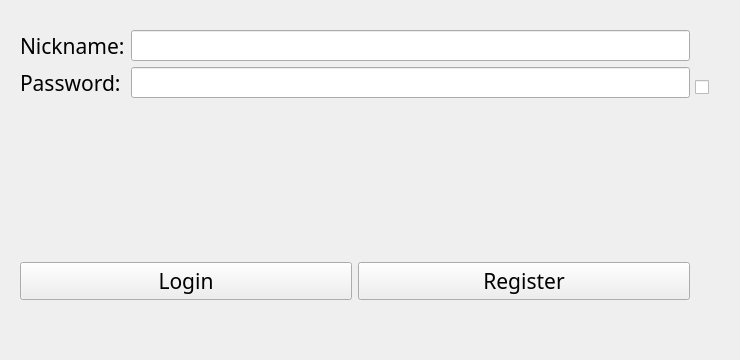
<?xml version="1.0" encoding="UTF-8"?>
<ui version="4.0">
 <class>Autorization</class>
 <widget class="QWidget" name="Autorization">
  <property name="windowModality">
   <enum>Qt::NonModal</enum>
  </property>
  <property name="enabled">
   <bool>true</bool>
  </property>
  <property name="geometry">
   <rect>
    <x>0</x>
    <y>0</y>
    <width>740</width>
    <height>360</height>
   </rect>
  </property>
  <property name="windowTitle">
   <string>Authorization</string>
  </property>
  <widget class="QWidget" name="layoutWidget">
   <property name="geometry">
    <rect>
     <x>20</x>
     <y>30</y>
     <width>670</width>
     <height>270</height>
    </rect>
   </property>
   <layout class="QVBoxLayout" name="verticalLayout">
    <item>
     <layout class="QFormLayout" name="formLayout">
      <item row="0" column="0">
       <widget class="QLabel" name="textNickname">
        <property name="font">
         <font>
          <family>MV Boli</family>
          <pointsize>16</pointsize>
          <weight>50</weight>
          <bold>false</bold>
         </font>
        </property>
        <property name="text">
         <string>Nickname:</string>
        </property>
       </widget>
      </item>
      <item row="1" column="1">
       <widget class="QLineEdit" name="passEdit">
        <property name="font">
         <font>
          <family>MV Boli</family>
          <pointsize>12</pointsize>
         </font>
        </property>
        <property name="echoMode">
         <enum>QLineEdit::Password</enum>
        </property>
       </widget>
      </item>
      <item row="1" column="0">
       <widget class="QLabel" name="textPassword">
        <property name="font">
         <font>
          <family>MV Boli</family>
          <pointsize>16</pointsize>
          <weight>50</weight>
          <bold>false</bold>
         </font>
        </property>
        <property name="text">
         <string>Password:</string>
        </property>
       </widget>
      </item>
      <item row="0" column="1">
       <widget class="QLineEdit" name="nickEdit">
        <property name="font">
         <font>
          <family>MV Boli</family>
          <pointsize>12</pointsize>
         </font>
        </property>
       </widget>
      </item>
     </layout>
    </item>
    <item>
     <widget class="QLabel" name="warningLabel">
      <property name="font">
       <font>
        <family>MV Boli</family>
        <pointsize>16</pointsize>
       </font>
      </property>
      <property name="text">
       <string/>
      </property>
     </widget>
    </item>
    <item>
     <layout class="QHBoxLayout" name="horizontalLayout">
      <item>
       <widget class="QPushButton" name="loginButton">
        <property name="font">
         <font>
          <family>MV Boli</family>
          <pointsize>16</pointsize>
         </font>
        </property>
        <property name="text">
         <string>Login</string>
        </property>
       </widget>
      </item>
      <item>
       <widget class="QPushButton" name="registerButton">
        <property name="font">
         <font>
          <family>MV Boli</family>
          <pointsize>16</pointsize>
         </font>
        </property>
        <property name="text">
         <string>Register</string>
        </property>
       </widget>
      </item>
     </layout>
    </item>
   </layout>
  </widget>
  <widget class="QCheckBox" name="checkBox">
   <property name="geometry">
    <rect>
     <x>695</x>
     <y>70</y>
     <width>55</width>
     <height>35</height>
    </rect>
   </property>
   <property name="text">
    <string/>
   </property>
  </widget>
 </widget>
 <resources/>
 <connections/>
</ui>
